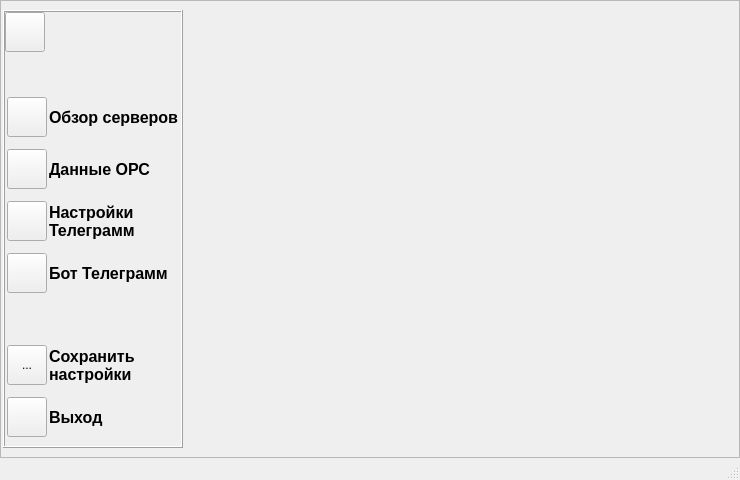
<?xml version="1.0" encoding="UTF-8"?>
<ui version="4.0">
 <class>MainWindow</class>
 <widget class="QMainWindow" name="MainWindow">
  <property name="geometry">
   <rect>
    <x>0</x>
    <y>0</y>
    <width>740</width>
    <height>480</height>
   </rect>
  </property>
  <property name="minimumSize">
   <size>
    <width>700</width>
    <height>480</height>
   </size>
  </property>
  <property name="windowTitle">
   <string>IndustryBridgeBot</string>
  </property>
  <property name="windowIcon">
   <iconset resource="res.qrc">
    <normaloff>:/img/TreeTelegram.png</normaloff>:/img/TreeTelegram.png</iconset>
  </property>
  <widget class="QWidget" name="centralwidget">
   <layout class="QGridLayout" name="gridLayout">
    <property name="leftMargin">
     <number>0</number>
    </property>
    <property name="topMargin">
     <number>0</number>
    </property>
    <property name="rightMargin">
     <number>0</number>
    </property>
    <property name="bottomMargin">
     <number>0</number>
    </property>
    <property name="spacing">
     <number>0</number>
    </property>
    <item row="0" column="0">
     <widget class="QFrame" name="content">
      <property name="frameShape">
       <enum>QFrame::Shape::StyledPanel</enum>
      </property>
      <property name="frameShadow">
       <enum>QFrame::Shadow::Raised</enum>
      </property>
      <layout class="QHBoxLayout" name="horizontalLayout" stretch="0,0">
       <property name="spacing">
        <number>6</number>
       </property>
       <property name="sizeConstraint">
        <enum>QLayout::SizeConstraint::SetDefaultConstraint</enum>
       </property>
       <property name="leftMargin">
        <number>2</number>
       </property>
       <property name="topMargin">
        <number>0</number>
       </property>
       <property name="rightMargin">
        <number>0</number>
       </property>
       <property name="bottomMargin">
        <number>0</number>
       </property>
       <item>
        <widget class="QFrame" name="frLeftMenu">
         <property name="sizePolicy">
          <sizepolicy hsizetype="Minimum" vsizetype="Maximum">
           <horstretch>0</horstretch>
           <verstretch>0</verstretch>
          </sizepolicy>
         </property>
         <property name="minimumSize">
          <size>
           <width>45</width>
           <height>0</height>
          </size>
         </property>
         <property name="maximumSize">
          <size>
           <width>220</width>
           <height>16777215</height>
          </size>
         </property>
         <property name="frameShape">
          <enum>QFrame::Shape::Box</enum>
         </property>
         <property name="frameShadow">
          <enum>QFrame::Shadow::Raised</enum>
         </property>
         <property name="lineWidth">
          <number>1</number>
         </property>
         <property name="midLineWidth">
          <number>0</number>
         </property>
         <layout class="QVBoxLayout" name="verticalLayout">
          <property name="spacing">
           <number>5</number>
          </property>
          <property name="sizeConstraint">
           <enum>QLayout::SizeConstraint::SetFixedSize</enum>
          </property>
          <property name="leftMargin">
           <number>0</number>
          </property>
          <property name="topMargin">
           <number>0</number>
          </property>
          <property name="rightMargin">
           <number>0</number>
          </property>
          <property name="bottomMargin">
           <number>0</number>
          </property>
          <item>
           <widget class="QFrame" name="frTopMenu">
            <property name="minimumSize">
             <size>
              <width>45</width>
              <height>45</height>
             </size>
            </property>
            <property name="maximumSize">
             <size>
              <width>45</width>
              <height>45</height>
             </size>
            </property>
            <property name="frameShape">
             <enum>QFrame::Shape::NoFrame</enum>
            </property>
            <property name="frameShadow">
             <enum>QFrame::Shadow::Raised</enum>
            </property>
            <layout class="QVBoxLayout" name="verticalLayout_2">
             <property name="spacing">
              <number>0</number>
             </property>
             <property name="sizeConstraint">
              <enum>QLayout::SizeConstraint::SetNoConstraint</enum>
             </property>
             <property name="leftMargin">
              <number>0</number>
             </property>
             <property name="topMargin">
              <number>0</number>
             </property>
             <property name="rightMargin">
              <number>0</number>
             </property>
             <property name="bottomMargin">
              <number>0</number>
             </property>
             <item alignment="Qt::AlignmentFlag::AlignLeft|Qt::AlignmentFlag::AlignTop">
              <widget class="QPushButton" name="pbMainMenu">
               <property name="minimumSize">
                <size>
                 <width>40</width>
                 <height>40</height>
                </size>
               </property>
               <property name="maximumSize">
                <size>
                 <width>40</width>
                 <height>40</height>
                </size>
               </property>
               <property name="text">
                <string/>
               </property>
               <property name="icon">
                <iconset resource="res.qrc">
                 <normaloff>:/img/icons/menu.svg</normaloff>:/img/icons/menu.svg</iconset>
               </property>
               <property name="iconSize">
                <size>
                 <width>30</width>
                 <height>30</height>
                </size>
               </property>
              </widget>
             </item>
            </layout>
           </widget>
          </item>
          <item>
           <widget class="QFrame" name="frLeftMenuButtonsBar">
            <property name="sizePolicy">
             <sizepolicy hsizetype="Preferred" vsizetype="Preferred">
              <horstretch>0</horstretch>
              <verstretch>0</verstretch>
             </sizepolicy>
            </property>
            <property name="minimumSize">
             <size>
              <width>45</width>
              <height>0</height>
             </size>
            </property>
            <property name="maximumSize">
             <size>
              <width>200</width>
              <height>16777215</height>
             </size>
            </property>
            <property name="frameShape">
             <enum>QFrame::Shape::NoFrame</enum>
            </property>
            <property name="frameShadow">
             <enum>QFrame::Shadow::Raised</enum>
            </property>
            <layout class="QGridLayout" name="gridLayout_2">
             <property name="leftMargin">
              <number>2</number>
             </property>
             <property name="topMargin">
              <number>35</number>
             </property>
             <property name="rightMargin">
              <number>2</number>
             </property>
             <property name="horizontalSpacing">
              <number>2</number>
             </property>
             <property name="verticalSpacing">
              <number>12</number>
             </property>
             <item row="0" column="2">
              <widget class="QLabel" name="lbMainMenu1">
               <property name="font">
                <font>
                 <pointsize>12</pointsize>
                 <bold>true</bold>
                </font>
               </property>
               <property name="frameShape">
                <enum>QFrame::Shape::NoFrame</enum>
               </property>
               <property name="frameShadow">
                <enum>QFrame::Shadow::Plain</enum>
               </property>
               <property name="text">
                <string>Обзор серверов</string>
               </property>
               <property name="margin">
                <number>10</number>
               </property>
               <property name="textInteractionFlags">
                <set>Qt::TextInteractionFlag::NoTextInteraction</set>
               </property>
              </widget>
             </item>
             <item row="5" column="0">
              <widget class="QToolButton" name="pbSaveDataFiles">
               <property name="minimumSize">
                <size>
                 <width>40</width>
                 <height>40</height>
                </size>
               </property>
               <property name="maximumSize">
                <size>
                 <width>40</width>
                 <height>40</height>
                </size>
               </property>
               <property name="text">
                <string>...</string>
               </property>
               <property name="icon">
                <iconset resource="res.qrc">
                 <normaloff>:/img/icons/save.svg</normaloff>:/img/icons/save.svg</iconset>
               </property>
               <property name="iconSize">
                <size>
                 <width>30</width>
                 <height>30</height>
                </size>
               </property>
              </widget>
             </item>
             <item row="6" column="0">
              <widget class="QPushButton" name="pbCloseApp">
               <property name="minimumSize">
                <size>
                 <width>40</width>
                 <height>40</height>
                </size>
               </property>
               <property name="maximumSize">
                <size>
                 <width>40</width>
                 <height>40</height>
                </size>
               </property>
               <property name="text">
                <string/>
               </property>
               <property name="icon">
                <iconset resource="res.qrc">
                 <normaloff>:/img/icons/log-out.svg</normaloff>:/img/icons/log-out.svg</iconset>
               </property>
               <property name="iconSize">
                <size>
                 <width>30</width>
                 <height>30</height>
                </size>
               </property>
              </widget>
             </item>
             <item row="3" column="0">
              <widget class="QPushButton" name="pbTGConfigPage">
               <property name="minimumSize">
                <size>
                 <width>40</width>
                 <height>40</height>
                </size>
               </property>
               <property name="maximumSize">
                <size>
                 <width>40</width>
                 <height>40</height>
                </size>
               </property>
               <property name="text">
                <string/>
               </property>
               <property name="icon">
                <iconset resource="res.qrc">
                 <normaloff>:/img/icons/telegram_bot.png</normaloff>:/img/icons/telegram_bot.png</iconset>
               </property>
               <property name="iconSize">
                <size>
                 <width>30</width>
                 <height>30</height>
                </size>
               </property>
              </widget>
             </item>
             <item row="4" column="2">
              <spacer name="verticalSpacer">
               <property name="orientation">
                <enum>Qt::Orientation::Vertical</enum>
               </property>
               <property name="sizeHint" stdset="0">
                <size>
                 <width>20</width>
                 <height>40</height>
                </size>
               </property>
              </spacer>
             </item>
             <item row="1" column="2">
              <widget class="QLabel" name="lbMainMenu2">
               <property name="font">
                <font>
                 <pointsize>12</pointsize>
                 <bold>true</bold>
                </font>
               </property>
               <property name="frameShape">
                <enum>QFrame::Shape::NoFrame</enum>
               </property>
               <property name="frameShadow">
                <enum>QFrame::Shadow::Plain</enum>
               </property>
               <property name="text">
                <string>Данные ОРС</string>
               </property>
               <property name="margin">
                <number>10</number>
               </property>
               <property name="textInteractionFlags">
                <set>Qt::TextInteractionFlag::NoTextInteraction</set>
               </property>
              </widget>
             </item>
             <item row="6" column="2">
              <widget class="QLabel" name="lbMainMenu5">
               <property name="font">
                <font>
                 <pointsize>12</pointsize>
                 <bold>true</bold>
                </font>
               </property>
               <property name="frameShape">
                <enum>QFrame::Shape::NoFrame</enum>
               </property>
               <property name="frameShadow">
                <enum>QFrame::Shadow::Plain</enum>
               </property>
               <property name="text">
                <string>Выход</string>
               </property>
               <property name="wordWrap">
                <bool>true</bool>
               </property>
               <property name="margin">
                <number>10</number>
               </property>
               <property name="textInteractionFlags">
                <set>Qt::TextInteractionFlag::NoTextInteraction</set>
               </property>
              </widget>
             </item>
             <item row="5" column="2">
              <widget class="QLabel" name="lbMainMenu6">
               <property name="font">
                <font>
                 <pointsize>12</pointsize>
                 <bold>true</bold>
                </font>
               </property>
               <property name="frameShape">
                <enum>QFrame::Shape::NoFrame</enum>
               </property>
               <property name="frameShadow">
                <enum>QFrame::Shadow::Plain</enum>
               </property>
               <property name="text">
                <string>Сохранить 
настройки</string>
               </property>
               <property name="margin">
                <number>10</number>
               </property>
               <property name="textInteractionFlags">
                <set>Qt::TextInteractionFlag::NoTextInteraction</set>
               </property>
              </widget>
             </item>
             <item row="3" column="2">
              <widget class="QLabel" name="lbMainMenu4">
               <property name="font">
                <font>
                 <pointsize>12</pointsize>
                 <bold>true</bold>
                </font>
               </property>
               <property name="frameShape">
                <enum>QFrame::Shape::NoFrame</enum>
               </property>
               <property name="frameShadow">
                <enum>QFrame::Shadow::Plain</enum>
               </property>
               <property name="text">
                <string>Бот Телеграмм</string>
               </property>
               <property name="margin">
                <number>10</number>
               </property>
               <property name="textInteractionFlags">
                <set>Qt::TextInteractionFlag::NoTextInteraction</set>
               </property>
              </widget>
             </item>
             <item row="0" column="0">
              <widget class="QPushButton" name="pbOPCBrowsePage">
               <property name="minimumSize">
                <size>
                 <width>40</width>
                 <height>40</height>
                </size>
               </property>
               <property name="maximumSize">
                <size>
                 <width>40</width>
                 <height>40</height>
                </size>
               </property>
               <property name="text">
                <string/>
               </property>
               <property name="icon">
                <iconset resource="res.qrc">
                 <normaloff>:/img/icons/OPCFind.png</normaloff>:/img/icons/OPCFind.png</iconset>
               </property>
               <property name="iconSize">
                <size>
                 <width>30</width>
                 <height>30</height>
                </size>
               </property>
              </widget>
             </item>
             <item row="1" column="0">
              <widget class="QPushButton" name="pbOPCManagePage">
               <property name="minimumSize">
                <size>
                 <width>40</width>
                 <height>40</height>
                </size>
               </property>
               <property name="maximumSize">
                <size>
                 <width>40</width>
                 <height>40</height>
                </size>
               </property>
               <property name="text">
                <string/>
               </property>
               <property name="icon">
                <iconset resource="res.qrc">
                 <normaloff>:/img/icons/OPCDataConnection.png</normaloff>:/img/icons/OPCDataConnection.png</iconset>
               </property>
               <property name="iconSize">
                <size>
                 <width>30</width>
                 <height>30</height>
                </size>
               </property>
              </widget>
             </item>
             <item row="2" column="0">
              <widget class="QPushButton" name="pbTgSettingsPage">
               <property name="minimumSize">
                <size>
                 <width>40</width>
                 <height>40</height>
                </size>
               </property>
               <property name="maximumSize">
                <size>
                 <width>40</width>
                 <height>40</height>
                </size>
               </property>
               <property name="text">
                <string/>
               </property>
               <property name="icon">
                <iconset resource="res.qrc">
                 <normaloff>:/img/icons/telegram_settings.png</normaloff>:/img/icons/telegram_settings.png</iconset>
               </property>
               <property name="iconSize">
                <size>
                 <width>30</width>
                 <height>30</height>
                </size>
               </property>
              </widget>
             </item>
             <item row="2" column="2">
              <widget class="QLabel" name="lbMainMenu3">
               <property name="font">
                <font>
                 <pointsize>12</pointsize>
                 <bold>true</bold>
                </font>
               </property>
               <property name="frameShape">
                <enum>QFrame::Shape::NoFrame</enum>
               </property>
               <property name="frameShadow">
                <enum>QFrame::Shadow::Plain</enum>
               </property>
               <property name="text">
                <string>Настройки 
Телеграмм</string>
               </property>
               <property name="margin">
                <number>10</number>
               </property>
               <property name="textInteractionFlags">
                <set>Qt::TextInteractionFlag::NoTextInteraction</set>
               </property>
              </widget>
             </item>
            </layout>
           </widget>
          </item>
         </layout>
        </widget>
       </item>
       <item>
        <widget class="QStackedWidget" name="swAppPages">
         <property name="sizePolicy">
          <sizepolicy hsizetype="Preferred" vsizetype="Preferred">
           <horstretch>0</horstretch>
           <verstretch>0</verstretch>
          </sizepolicy>
         </property>
         <property name="minimumSize">
          <size>
           <width>500</width>
           <height>0</height>
          </size>
         </property>
         <property name="frameShape">
          <enum>QFrame::Shape::NoFrame</enum>
         </property>
        </widget>
       </item>
      </layout>
     </widget>
    </item>
   </layout>
  </widget>
  <widget class="QStatusBar" name="statusbar"/>
  <action name="actionsss">
   <property name="text">
    <string>sss</string>
   </property>
  </action>
 </widget>
 <resources>
  <include location="res.qrc"/>
 </resources>
 <connections/>
</ui>
